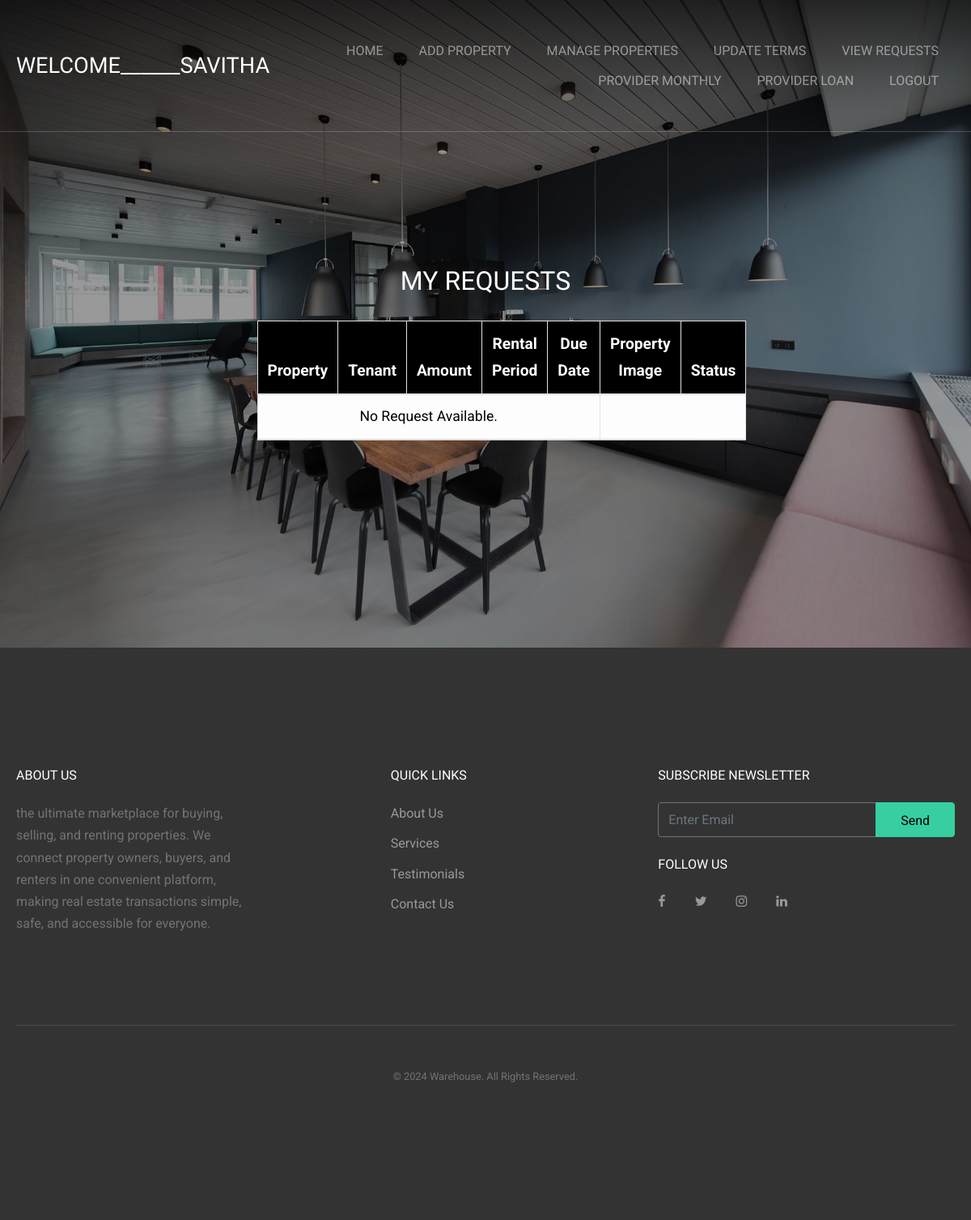
Before: /provider_loan/ (signed in) with the older database file.
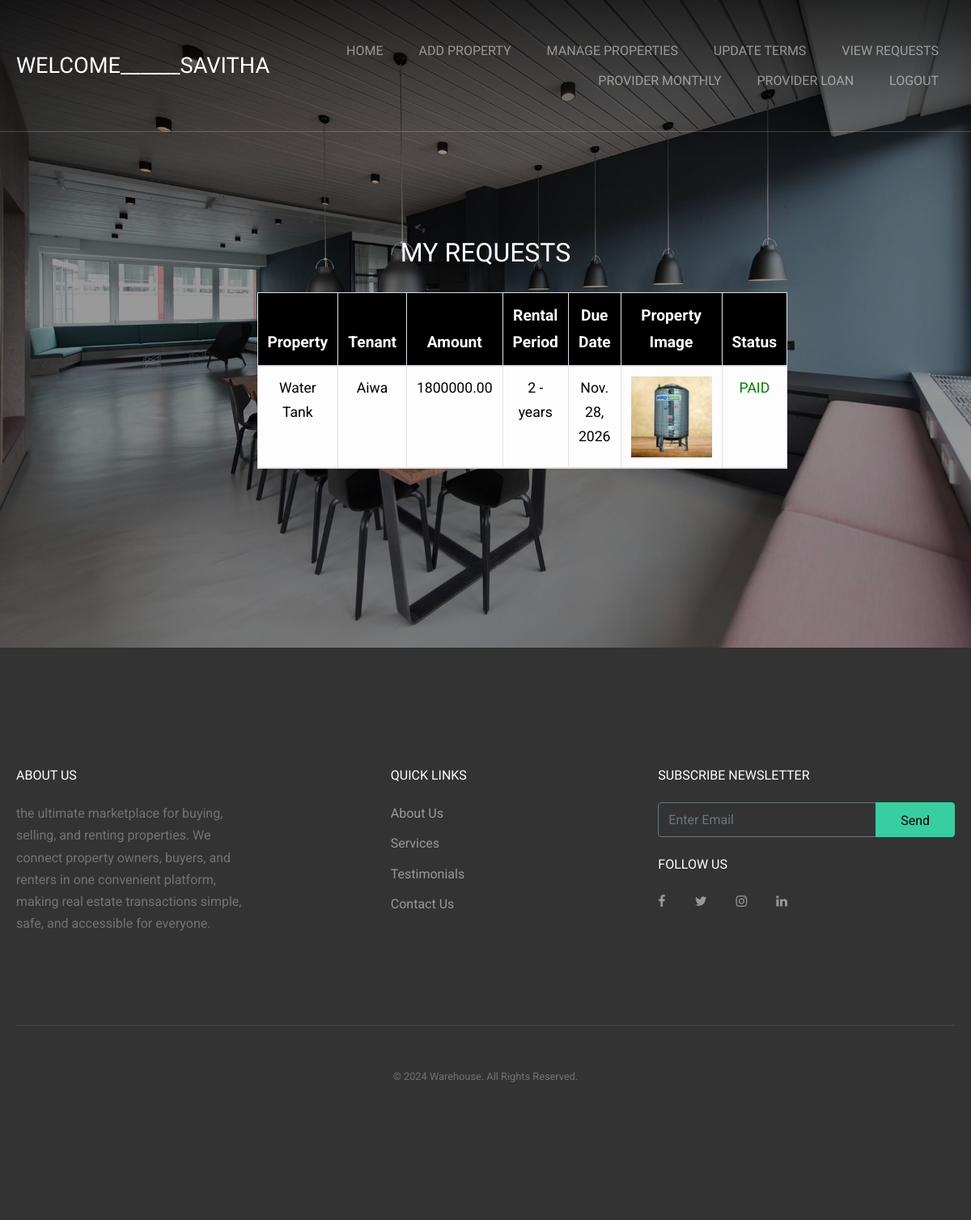
After: the same page with the newer database file.
### blockchain/models.py (models this page shows, shortened)
class LoanPay(models.Model):
    request = models.ForeignKey(UserRequest, on_delete=models.CASCADE)
    tenant = models.ForeignKey(User, on_delete=models.CASCADE, limit_choices_to={'role': 'tenant'})
    property = models.ForeignKey(Property, on_delete=models.CASCADE)
    due_date = models.DateField()
    amount = models.DecimalField(decimal_places=2, max_digits=10, default=0.00)
    is_paid = models.BooleanField(default=False)

class Property(models.Model):
    provider = models.ForeignKey(User, on_delete=models.CASCADE, limit_choices_to={'role': 'provider'})
    title = models.CharField(max_length=100)
    description = models.TextField()
    address = models.TextField()
    rent_amount = models.DecimalField(max_digits=10, decimal_places=2)
    is_approved = models.BooleanField(default=False)
    image = models.ImageField(upload_to='property_image/')

class User(AbstractUser):
    USER_ROLES = [
        ('tenant', 'Tenant'),
        ('provider', 'Provider')
    ]
    role = models.CharField(max_length=10, choices=USER_ROLES)
    verification_status = models.BooleanField(default=False)  # For Admin to verify accounts
    contact_number = models.CharField(max_length=15, null=True, blank=True)
    address = models.TextField(null=True, blank=True)
    document = models.ImageField(upload_to='documents/')

class UserRequest(models.Model):
    RENTAL_PERIOD_CHOICES = [
        ('days', 'Days'),
        ('months', 'Months'),
        ('years', 'Years'),
    ]
    tenant = models.ForeignKey(User, on_delete=models.CASCADE, limit_choices_to={'role': 'tenant'})
    property = models.ForeignKey(Property, on_delete=models.CASCADE)
    start_date = models.DateField()
    end_date = models.DateField()
    rental_period = models.CharField(max_length=10, choices=RENTAL_PERIOD_CHOICES)
    duration = models.PositiveIntegerField()  # The number of days, months, or years
    aadhar = models.ImageField(upload_to='request_aadhar/')
    is_approved = models.BooleanField(default=False)
    monthly_rent = models.BooleanField(default=False)
    loan = models.BooleanField(default=False)

### blockchain/views.py (the view)
# urls.py: path('provider_loan/', views.provider_loan, name='provider_loan'),
def provider_loan(request):
    provider_properties = Property.objects.filter(provider=request.user)
    user_requests = LoanPay.objects.filter(property__in=provider_properties)
    return render(request, 'provider_loan.html', {'user_requests': user_requests})

### templates/provider_loan.html (shortened to what the changed rows need)
<!DOCTYPE html>
<html lang="en">
  <head>
    <link rel="stylesheet" href="../static/fonts/icomoon/style.css">
    <link rel="stylesheet" href="../static/css/bootstrap.min.css">
    <link rel="stylesheet" href="../static/css/jquery-ui.css">
    <link rel="stylesheet" href="../static/css/owl.carousel.min.css">
    <link rel="stylesheet" href="../static/css/owl.theme.default.min.css">
    <link rel="stylesheet" href="../static/css/owl.theme.default.min.css">
    <link rel="stylesheet" href="../static/css/jquery.fancybox.min.css">
    <link rel="stylesheet" href="../static/css/bootstrap-datepicker.css">
    <link rel="stylesheet" href="../static/fonts/flaticon/font/flaticon.css">
    <link rel="stylesheet" href="../static/css/aos.css">
    <link rel="stylesheet" href="../static/css/style.css">
  </head>
  <body data-spy="scroll" data-target=".site-navbar-target" data-offset="300">
  <div class="site-wrap">
    <header class="site-navbar py-4 js-sticky-header site-navbar-target" role="banner">
      <div class="container">
        <div class="row align-items-center">
          <div class="col-6 col-xl-2">
            <h1 class="mb-0 site-logo m-0 p-0"><a href="/" class="mb-0">Welcome______{{ request.user.username }}</a></h1>
          </div>
        </div>
      </div>
    </header>
    <div class="site-block-wrap">
      <div class="site-blocks-cover overlay overlay-2" style="background-image: url(../static/images/hero_1.jpg);" data-aos="fade" id="home-section">
        <div class="container">
          <div class="row align-items-center justify-content-center">
            <div class="col-md-6 mt-lg-5 text-center">
                <h2 class="text-white">My Requests</h2>
          <table class="table table-bordered table-light">
            <thead>
              <tr>
                <th>Property</th>
                <th>Tenant</th>
                <th>Amount</th>
                <th>Rental Period</th>
                <th>Due Date</th>
                <th>Property Image</th>
                <th>Status</th>
              </tr>
            </thead>
            <tbody>
              {% for requests in user_requests %}
              <tr>
                <td>{{ requests.property.title }}</td>
                <td>{{ requests.tenant.username }}</td>
                <td>{{ requests.amount }}</td>
                <td>{{ requests.request.duration }} - {{ requests.request.rental_period }}</td>
                <td>{{ requests.due_date }}</td>
                <td>
                  <img src="{{ requests.property.image.url }}" alt="{{ property.provider.username }}" style="max-width: 100px; cursor: pointer;">
                </td>
                <td>
                    {% if requests.is_paid %}
                      <span style="color: green;">PAID</span>
                    {% else %}
                      <span style="color: red;">NOT PAID</span>
                    {% endif %}
                </td>
              </tr>
              {% empty %}
              <tr>
                <td colspan="5">No Request Available.</td>
              </tr>
              {% endfor %}
            </tbody>
          </table>
            </div>
          </div>
        </div>
      </div>
  </div>
    <footer class="site-footer">
      <div class="container">
        <div class="row">
          <div class="col-md-8">
            <div class="row">
              <div class="col-md-5">
                <h2 class="footer-heading mb-4">About Us</h2>
              </div>
              <div class="col-md-3 mx-auto">
                <h2 class="footer-heading mb-4">Quick Links</h2>
              </div>
            </div>
          </div>
          <div class="col-md-4">
            <div class="mb-4">
              <h2 class="footer-heading mb-4">Subscribe Newsletter</h2>
            </div>
            <div class="">
              <h2 class="footer-heading mb-4">Follow Us</h2>
            </div>
          </div>
        </div>
      </div>
    </footer>
  </div>
  </body>
</html>

Changed rows visible on the page:
added LoanPay: property "Water Tank", tenant.username "Aiwa", amount "1800000.00", request.duration "2", request.rental_period "years", due_date "Nov. 28, 2026", property.image (picture), is_paid "PAID"
Other visible differences:
text no longer shown: "No Request Available."
